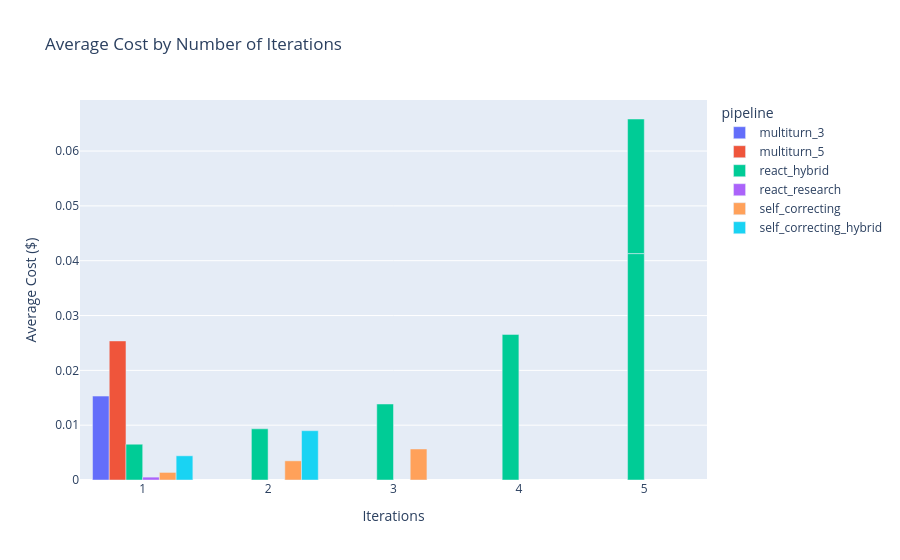

Source (notebook cell):
### Markdown cell above
## 5. Agentic Pattern Analysis

### 5.1 ReAct Iteration Analysis

### Code cell
iteration_analysis = get_iteration_analysis()

if not iteration_analysis.empty:
    print("Iteration Analysis (ReAct & Self-Correcting):")
    display(iteration_analysis)
    
    # Cost vs iterations
    fig = px.bar(
        iteration_analysis,
        x='iterations',
        y='avg_cost',
        color='pipeline',
        barmode='group',
        title='Average Cost by Number of Iterations',
        labels={'avg_cost': 'Average Cost ($)', 'iterations': 'Iterations'}
    )
    fig.show()
else:
    print("No agentic pipeline data available.")

### Figure 1 — Plotly figure (JSON) as saved in the notebook; plotly's stock layout.template omitted (floating-point values rounded to 4 significant figures)
{"data": [{"alignmentgroup": "True", "hovertemplate": "pipeline=multiturn_3<br>Iterations=%{x}<br>Average Cost ($)=%{y}<extra></extra>", "legendgroup": "multiturn_3", "marker": {"color": "#636efa", "pattern": {"shape": ""}}, "name": "multiturn_3", "offsetgroup": "multiturn_3", "orientation": "v", "showlegend": true, "textposition": "auto", "type": "bar", "x": [1], "xaxis": "x", "y": [0.01531], "yaxis": "y"}, {"alignmentgroup": "True", "hovertemplate": "pipeline=multiturn_5<br>Iterations=%{x}<br>Average Cost ($)=%{y}<extra></extra>", "legendgroup": "multiturn_5", "marker": {"color": "#EF553B", "pattern": {"shape": ""}}, "name": "multiturn_5", "offsetgroup": "multiturn_5", "orientation": "v", "showlegend": true, "textposition": "auto", "type": "bar", "x": [1], "xaxis": "x", "y": [0.02537], "yaxis": "y"}, {"alignmentgroup": "True", "hovertemplate": "pipeline=react_hybrid<br>Iterations=%{x}<br>Average Cost ($)=%{y}<extra></extra>", "legendgroup": "react_hybrid", "marker": {"color": "#00cc96", "pattern": {"shape": ""}}, "name": "react_hybrid", "offsetgroup": "react_hybrid", "orientation": "v", "showlegend": true, "textposition": "auto", "type": "bar", "x": [1, 2, 3, 4, 5, 5], "xaxis": "x", "y": [0.006527, 0.009339, 0.01387, 0.02656, 0.0413, 0.02455], "yaxis": "y"}, {"alignmentgroup": "True", "hovertemplate": "pipeline=react_research<br>Iterations=%{x}<br>Average Cost ($)=%{y}<extra></extra>", "legendgroup": "react_research", "marker": {"color": "#ab63fa", "pattern": {"shape": ""}}, "name": "react_research", "offsetgroup": "react_research", "orientation": "v", "showlegend": true, "textposition": "auto", "type": "bar", "x": [1], "xaxis": "x", "y": [0.000524], "yaxis": "y"}, {"alignmentgroup": "True", "hovertemplate": "pipeline=self_correcting<br>Iterations=%{x}<br>Average Cost ($)=%{y}<extra></extra>", "legendgroup": "self_correcting", "marker": {"color": "#FFA15A", "pattern": {"shape": ""}}, "name": "self_correcting", "offsetgroup": "self_correcting", "orientation": "v", "showlegend": true, "textposition": "auto", "type": "bar", "x": [1, 2, 3], "xaxis": "x", "y": [0.001382, 0.003496, 0.00566], "yaxis": "y"}, {"alignmentgroup": "True", "hovertemplate": "pipeline=self_correcting_hybrid<br>Iterations=%{x}<br>Average Cost ($)=%{y}<extra></extra>", "legendgroup": "self_correcting_hybrid", "marker": {"color": "#19d3f3", "pattern": {"shape": ""}}, "name": "self_correcting_hybrid", "offsetgroup": "self_correcting_hybrid", "orientation": "v", "showlegend": true, "textposition": "auto", "type": "bar", "x": [1, 2], "xaxis": "x", "y": [0.004414, 0.008995], "yaxis": "y"}], "layout": {"barmode": "group", "legend": {"title": {"text": "pipeline"}, "tracegroupgap": 0}, "title": {"text": "Average Cost by Number of Iterations"}, "xaxis": {"anchor": "y", "domain": [0, 1], "title": {"text": "Iterations"}}, "yaxis": {"anchor": "x", "domain": [0, 1], "title": {"text": "Average Cost ($)"}}}}
